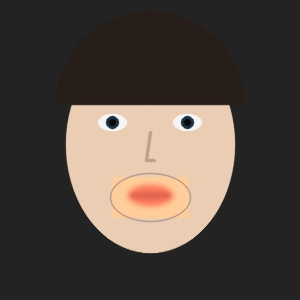
#> input picture sample_data/sample_deepfake_face.jpg, 300 x 300 px
$ python -i image_quality_utils.py   (imports and definitions only)   (older library calls are emulated)
#> lines starting #> are read from the running program, lines starting #| are printed output that depends on the picture; after the words box and inside, x2 and y2 are one past the last pixel; in counts of white or black regions, pixels touching at a corner belong together
"""
Image quality and blur detection utilities.
"""
import cv2
import numpy as np
from typing import Tuple, Dict, Any


def detect_blur_laplacian(image_path: str) -> Dict[str, Any]:
    """
    Detects blur in an image using Laplacian variance method.
    Lower variance indicates more blur.

    Args:
        image_path: Path to the image file

    Returns:
        Dictionary containing blur score, verdict, and edge visualization
    """
    # Read image
    image = cv2.imread(image_path)
#> image is the input picture: shape (300, 300, 3); mean B, G, R 65.4, 72.5, 81.9
    if image is None:
        raise ValueError(f"Unable to read image at {image_path}")

    # Convert to grayscale
    gray = cv2.cvtColor(image, cv2.COLOR_BGR2GRAY)
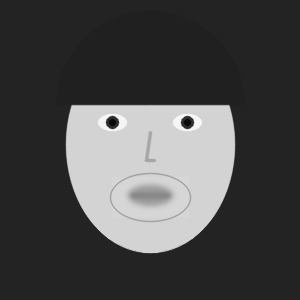
#> gray: shape (300, 300); min 4, max 250, mean 74.5

    # Calculate Laplacian variance
    laplacian_var = cv2.Laplacian(gray, cv2.CV_64F).var()
#> laplacian_var = 286.7

    # Determine verdict based on threshold
    # Threshold: < 100 = Blurry, 100-200 = Moderate, > 200 = Sharp
    if laplacian_var < 100:
        verdict = "Blurry"
        quality = "Low"
        confidence = 100 - (laplacian_var / 100 * 100)
    elif laplacian_var < 200:
        verdict = "Moderate Quality"
        quality = "Medium"
        confidence = 50 + ((laplacian_var - 100) / 100 * 30)
    else:
        verdict = "Sharp"
        quality = "High"
        confidence = min(95, 80 + ((laplacian_var - 200) / 500 * 15))
#> confidence = 82.6

    # Calculate additional metrics
    sharpness_score = min(100, laplacian_var / 5)
#> sharpness_score = 57.34

    # Edge detection for visualization
    edges = cv2.Canny(gray, 50, 150)
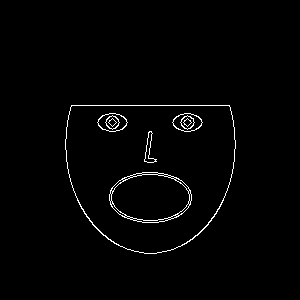
#> edges: shape (300, 300); 1.5% white in thin lines or dots, all inside (x1, y1, x2, y2) = (65, 105, 236, 254)
    edges_colored = cv2.cvtColor(edges, cv2.COLOR_GRAY2BGR)

    # Frequency domain analysis
    fft = np.fft.fft2(gray)
    fft_shift = np.fft.fftshift(fft)
    magnitude_spectrum = np.abs(fft_shift)
    high_freq_energy = np.sum(magnitude_spectrum[gray.shape[0]//3:, gray.shape[1]//3:])
#> high_freq_energy = 203585198.4
    total_energy = np.sum(magnitude_spectrum)
#> total_energy = 262704152.5
    high_freq_ratio = (high_freq_energy / total_energy) * 100 if total_energy > 0 else 0
#> high_freq_ratio = 77.5

    return {
        "laplacian_variance": float(laplacian_var),
        "verdict": verdict,
        "quality": quality,
        "confidence": round(confidence, 1),
        "sharpness_score": round(sharpness_score, 1),
        "high_freq_ratio": round(high_freq_ratio, 2),
        "original_image": image,
        "edges_image": edges_colored,
        "image_shape": image.shape,
        "features_analyzed": [
            "Laplacian variance for edge sharpness",
            "Frequency domain high-frequency energy",
            "Canny edge detection visualization",
            "Overall image quality assessment"
        ]
    }


# [41 lines left out: function extract_image_features, not called in this run]

>>> result = detect_blur_laplacian('../../sample_data/sample_deepfake_face.jpg')
#> result = 10 items
